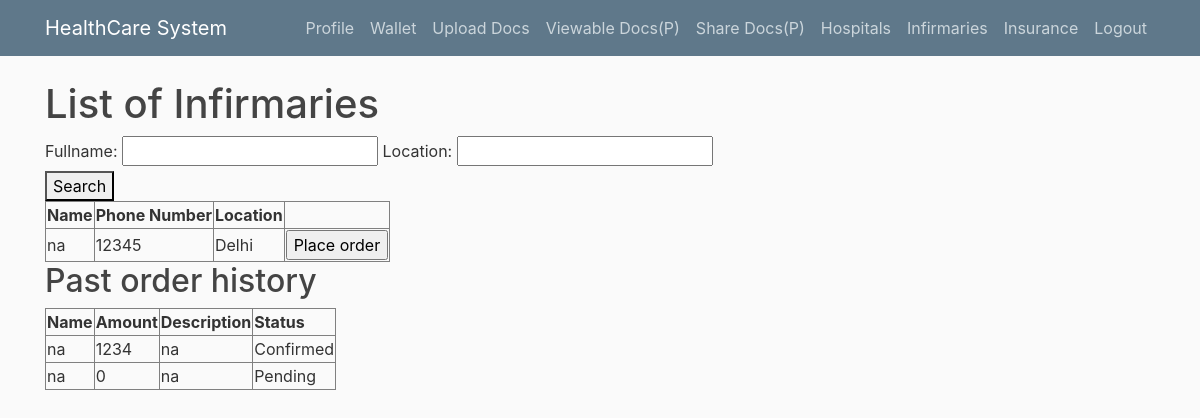
Screenshot of /get_infirmaries/ (signed in) with the database file from the repository.
### users/models.py (models this page shows, shortened)
class Infirmary(models.Model):
    user = models.OneToOneField(User_Auth,on_delete=models.CASCADE)
    verification_doc= models.FileField(default='default.jpg',upload_to='profile_pics',null=True, validators=[validate_file_extension, file_size])
    fullname = models.CharField(max_length=200,null=True, validators=[RegexValidator('[!@#$%^&*()_+-=~`[]{}|;\\\'",./<>?]', inverse_match=True)])
    location = models.CharField(default="Delhi",max_length=200,null=True, validators=[RegexValidator('[!@#$%^&*()_+-=~`[]{}|;\\\'",./<>?]', inverse_match=True)])
    mobile_number = models.IntegerField(null=True)
    is_verified = models.BooleanField(default=False,null=True) # set true after document verification
    wallet = models.PositiveIntegerField(default=1000000,null=True)
    description = models.TextField(default="na",null=True)
    image_1 = models.ImageField(default='default.jpg',upload_to='profile_pics',null=True, validators = [file_size])
    image_2 = models.ImageField(default='default.jpg',upload_to='profile_pics',null=True, validators = [file_size])

class InfirmaryOrder(models.Model):
    patient = models.ForeignKey(Patient,on_delete=models.CASCADE,null=True)
    infirmary = models.ForeignKey(Infirmary,on_delete=models.CASCADE,null=True)
    doc = models.ForeignKey(MedicalDocuments,on_delete=models.CASCADE,null=True)
    amount_paid = models.IntegerField(default=0,null=True)
    description = models.TextField(default="na",null=True)
    is_fulfilled = models.BooleanField(default=False,null=True)
    final_receipt = models.ForeignKey(MedicalDocuments,related_name='final_receipt',on_delete=models.CASCADE,null=True)

### users/decorators.py (the view)
 def wrapper(request, login_url='xyz', *args, **kwargs):
  if not 'user' in request.session:
   return redirect("login")
  else:
   return function(request, *args, **kwargs)

### users/views.py (called while the page is built)
def is_user_verified(user_type , user_object):
    if user_type == 'Patient':
        return user_object.patient.is_verified
    elif user_type == 'Hospital':
        return user_object.hospital.is_verified
    elif user_type == 'Infirmary':
        return user_object.infirmary.is_verified
    elif user_type == 'InsuranceCompany':
        return user_object.insurancecompany.is_verified
    else:
        return False

### users/templates/users/get_infirmaries.html (shortened to what this page needs)
{% extends "blog/base.html" %}
{% load crispy_forms_tags %}
{% block content %}
<h1>List of Infirmaries</h1>
<div>
<form method="get">
    {{myFilter.form}}
    <button type="submit">Search</button>
</form>
</div>
<div>
<table border="1">
    <tr>
        <th>Name</th>
        <th>Phone Number</th>
        <th>Location</th>
      </tr>
{% for inf in infirmaries %}
<tr>
    <td>{{inf.fullname}}</td>
    <td>{{inf.mobile_number}}</td>
    <td>{{inf.location}}</td>
    <td>
        <form  method="post">
        <input type="submit" value="Place order">
        </form>
    </td>
</tr>
{% endfor %}
</table>
<h2>Past order history </h2>
<table border="1">
    <tr>
        <th>Name</th>
        <th>Amount</th>
        <th>Description</th>
        <th>Status</th>
      </tr>
{% for r in orders%}
<tr>
    <td>{{r.infirmary.fullname}}</td>
    <td>{{r.amount_paid}}</td>
    <td>{{r.description}}</td>
    <td>
        {% if r.is_fulfilled   %}
        Confirmed
        {% else %}
      Pending
        {% endif %}
    </td>
</tr>
{% endfor %}
</table>
</div>
{% endblock content %}

### blog/templates/blog/base.html (shortened to what this page needs)
{% load static %}
<!doctype html>
<html lang="en">
<head>
    <link rel="stylesheet" href="https://cdn.jsdelivr.net/npm/bootstrap@4.0.0/dist/css/bootstrap.min.css"
>
    <link rel="stylesheet" type="text/css" href="{% static 'blog/main.css' %}">
</head>
<body>
    <header class="site-header">
        <nav class="navbar navbar-expand-md navbar-dark bg-steel fixed-top">
            <div class="container">
                <a class="navbar-brand mr-4" href="{% url 'blog-home' %}">HealthCare System</a>
                <div class="collapse navbar-collapse" id="navbarToggle">
                    <div class="navbar-nav">
                        {% if user.is_authenticated != True %}
                        <a class="nav-item nav-link" href="{% url 'login' %}">Login</a>
                        <a class="nav-item nav-link" href="{% url 'register' %}">Register</a>
                        {% else %}
                        <a class="nav-item nav-link" href="{% url 'profile' %}">Profile</a>
                            {% if user.profile.user_type == "Patient" and user.patient.is_verified %}
                            <a class="nav-item nav-link" href="{% url 'add_money' %}">Wallet</a>
                            <a class="nav-item nav-link" href="{% url 'upload_medical_doc' %}">Upload Docs</a>
                            <a class="nav-item nav-link" href="{% url 'get_shared_docs' %}">Viewable Docs(P)</a>
                            <a class="nav-item nav-link" href="{% url 'share_docs' %}">Share Docs(P)</a>
                            <a class="nav-item nav-link" href="{% url 'get_hospitals' %}">Hospitals</a>
                            <a class="nav-item nav-link" href="{% url 'get_infirmaries' %}">Infirmaries</a>
                            <a class="nav-item nav-link" href="{% url 'get_insurancecompanies' %}">Insurance</a>
                            {% elif user.profile.user_type == "Infirmary" and user.infirmary.is_verified %}
                            <a class="nav-item nav-link" href="{% url 'get_shared_docs' %}">Viewable Docs(IF)</a>
                            <a class="nav-item nav-link" href="{% url 'get_infirmary_orders' %}">Infirmary orders</a>
                            {% elif user.profile.user_type == "InsuranceCompany" and user.insurancecompany.is_verified %}
                            <a class="nav-item nav-link" href="{% url 'add_money' %}">Wallet</a>
                            <a class="nav-item nav-link" href="{% url 'get_shared_docs' %}">Viewable Docs(IC)</a>
                            <a class="nav-item nav-link" href="{% url 'get_insurance_refund_requests' %}">Refund requests</a>
                            {% endif %}
                            <a class="nav-item nav-link" href="{% url 'logout' %}">Logout</a>
                        {% endif %}
                    </div>
                </div>
            </div>
        </nav>
    </header>
    <main role="main" class="container">
        <div class="row">
            <div class="col-md-8">
                {% block content %}{% endblock %}
            </div>
        </div>
    </main>
</body>
</html>

### blog/static/blog/main.css (style rules this page uses)
body { background: #fafafa; color: #333333; margin-top: 5rem; }
h1, h2, h3, h4, h5, h6 { color: #444444; }
.bg-steel { background-color: #5f788a; }
.site-header .navbar-nav .nav-link { color: #cbd5db; }

### rows the page displays
Infirmary: fullname "na", mobile_number "12345", location "Delhi"
InfirmaryOrder: infirmary.fullname "na", amount_paid "1234", description "na", is_fulfilled "Confirmed"
InfirmaryOrder: infirmary.fullname "na", amount_paid "0", description "na", is_fulfilled "Pending"
